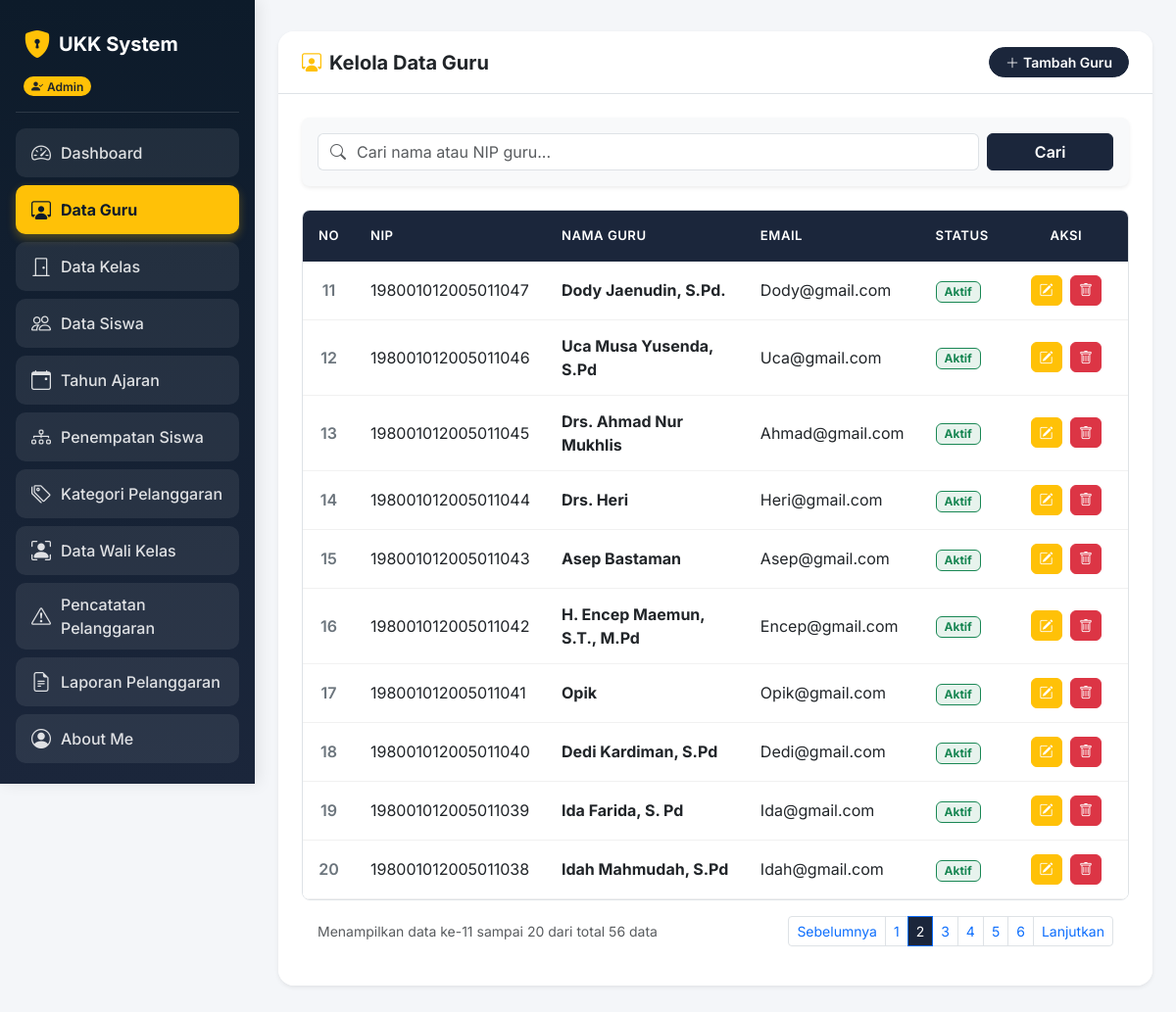
The page /dashboard.php?tab=menu2&halaman=2 (signed in) on the database its author committed.
### tables this page shows
CREATE TABLE `t_guru` (
  `id` int(11) NOT NULL,
  `nip` varchar(30) NOT NULL,
  `nama` varchar(150) DEFAULT NULL,
  `email` varchar(150) NOT NULL,
  `status_aktif` tinyint(1) NOT NULL,
  `user_id` int(11) NOT NULL,
  `created_at` timestamp NOT NULL DEFAULT current_timestamp(),
  `updated_at` timestamp NOT NULL DEFAULT current_timestamp()
);

### tab_guru.php (the view, shortened to what this page needs)
<?php
$batas = 10;
$halaman = isset($_GET['halaman']) ? (int)$_GET['halaman'] : 1;
$halaman_awal = ($halaman > 1) ? ($halaman * $batas) - $batas : 0;
$cari = isset($_GET['cari_guru']) ? mysqli_real_escape_string($koneksi, $_GET['cari_guru']) : '';
$action = $_GET['action'] ?? '';
?>
<div class="container-fluid py-2 px-0">
  <?php if ($action === 'tambah'): ?>
    <div class="row">
      <div class="col-12">
        <form action="dashboard.php?tab=menu2&action=tambah" method="POST">
          <div class="card border-0 shadow-sm rounded-4 overflow-hidden">
            <div class="card-header text-white p-4" style="background: linear-gradient(135deg, #0d1b2a 0%, #1b263b 100%);">
              <h5 class="mb-0 fw-bold"><i class="bi bi-person-plus-fill me-2 text-warning"></i>Tambah Data Guru & Akun Login Baru</h5>
            </div>
            <div class="card-body p-4 bg-white">
              <div class="row g-3 mb-3">
                <div class="col-md-6">
                  <label class="form-label fw-bold">NIP Guru (Maks. 18 Digit)</label>
                  <input type="text" name="nip" class="form-control" maxlength="18" placeholder="Masukkan NIP (Maks 18 angka)" required>
                </div>
                <div class="col-md-6">
                  <label class="form-label fw-bold">Nama Lengkap</label>
                  <input type="text" name="nama" class="form-control" placeholder="Masukkan Nama Guru" required>
                </div>
              </div>
              <div class="row g-3 mb-3">
                <div class="col-md-6">
                  <label class="form-label fw-bold">Email (Untuk Login)</label>
                  <input type="email" name="email" class="form-control" placeholder="contoh@sekolah.sch.id" required>
                </div>
                <div class="col-md-6">
                  <label class="form-label fw-bold">Status Aktif</label>
                  <select name="status_aktif" class="form-select" required>
                    <option value="1">Aktif</option>
                    <option value="0">Tidak Aktif</option>
                  </select>
                </div>
              </div>
              <div class="mb-4">
                <label class="form-label fw-bold">Password Akun Login Guru</label>
                <input type="password" name="password" class="form-control" placeholder="Masukkan password (Default: 123456 jika kosong)">
                <small class="text-muted">*Akun login baru akan otomatis terdaftar dan bisa langsung dipakai guru untuk masuk ke sistem.</small>
              </div>
              <div class="pt-3 border-top d-flex gap-2 justify-content-end">
                <a href="dashboard.php?tab=menu2" class="btn btn-secondary px-4">Batal</a>
                <button type="submit" name="simpan_guru" class="btn text-white px-4 fw-bold" style="background-color: #1b263b; border-color: #1b263b;">Simpan & Buat Akun</button>
              </div>
            </div>
          </div>
        </form>
      </div>
    </div>
  <?php else:
      if (!empty($cari)) {
          $query_total = mysqli_query($koneksi, "SELECT * FROM t_guru WHERE nama LIKE '%$cari%' OR nip LIKE '%$cari%'");
      } else {
          $query_total = mysqli_query($koneksi, "SELECT * FROM t_guru");
      }
      $total_data = ($query_total) ? mysqli_num_rows($query_total) : 0;
      $total_halaman = ceil($total_data / $batas);
  ?>
  <div class="card border-0 shadow-sm rounded-4 overflow-hidden mb-4">
    <div class="card-header bg-white py-3 px-4 border-bottom d-flex flex-wrap justify-content-between align-items-center gap-2">
      <h5 class="fw-bold mb-0 text-dark">
        <i class="bi bi-person-workspace me-2 text-warning"></i>Kelola Data Guru
      </h5>
      <a href="dashboard.php?tab=menu2&action=tambah" class="btn btn-sm px-3 rounded-pill fw-semibold text-white" style="background-color: #1b263b; border-color: #1b263b;">
        <i class="bi bi-plus-lg me-1"></i>Tambah Guru
      </a>
    </div>
    <div class="card-body p-4 bg-white">
      <div class="card border-0 shadow-sm mb-4 rounded-3 bg-light">
        <div class="card-body p-3">
          <form action="dashboard.php" method="GET" class="row g-2 align-items-center">
            <div class="col-md-10">
              <div class="input-group">
                <span class="input-group-text bg-white text-muted border-end-0"><i class="bi bi-search"></i></span>
                <input type="text" name="cari_guru" class="form-control border-start-0 ps-0" placeholder="Cari nama atau NIP guru..." value="<?= htmlspecialchars($cari); ?>">
              </div>
            </div>
            <div class="col-md-2 d-flex gap-2">
              <button type="submit" class="btn w-100 fw-semibold text-white" style="background-color: #1b263b; border-color: #1b263b;">Cari</button>
            </div>
          </form>
        </div>
      </div>
      <div class="table-responsive rounded-3 overflow-hidden border">
        <table class="table table-hover align-middle mb-0">
          <thead>
            <tr>
              <th class="py-3 text-center" style="width: 5%;">NO</th>
              <th class="py-3">NIP</th>
              <th class="py-3">NAMA GURU</th>
              <th class="py-3">EMAIL</th>
              <th class="py-3">STATUS</th>
              <th class="py-3 text-center" style="width: 15%;">AKSI</th>
            </tr>
          </thead>
          <tbody>
            <?php
            if (!empty($cari)) {
                $q_guru = mysqli_query($koneksi, "SELECT * FROM t_guru WHERE nama LIKE '%$cari%' OR nip LIKE '%$cari%' ORDER BY id DESC LIMIT $halaman_awal, $batas");
            } else {
                $q_guru = mysqli_query($koneksi, "SELECT * FROM t_guru ORDER BY id DESC LIMIT $halaman_awal, $batas");
            }
            if ($q_guru && mysqli_num_rows($q_guru) > 0) {
                $no = $halaman_awal + 1;
                while ($g = mysqli_fetch_assoc($q_guru)) {
                    $status_badge = (($g['status_aktif'] ?? 1) == 1) ? '<span class="badge bg-success bg-opacity-10 text-success border border-success px-2 py-1">Aktif</span>' : '<span class="badge bg-secondary bg-opacity-10 text-secondary border px-2 py-1">Tidak Aktif</span>';
            ?>
                    <tr>
                      <td class="text-center fw-semibold text-secondary"><?= $no; ?></td>
                      <td><?= htmlspecialchars($g['nip'] ?? '-'); ?></td>
                      <td class="fw-bold text-dark"><?= htmlspecialchars($g['nama'] ?? '-'); ?></td>
                      <td><?= htmlspecialchars($g['email'] ?? '-'); ?></td>
                      <td><?= $status_badge; ?></td>
                      <td class="text-center">
                        <a href="dashboard.php?tab=menu2&action=edit&id=<?= $g['id']; ?>" class="btn btn-warning btn-sm text-white px-2 py-1 rounded-2 me-1" title="Edit">
                          <i class="bi bi-pencil-square"></i>
                        </a>
                        <a href="guru/guru_hapus.php?id=<?= $g['id']; ?>" class="btn btn-danger btn-sm px-2 py-1 rounded-2" title="Hapus" onclick="return confirm('Yakin ingin menghapus data guru ini?')">
                          <i class="bi bi-trash"></i>
                        </a>
                      </td>
                    </tr>
            <?php
                    $no++;
                }
            } else {
                echo "<tr><td colspan='6' class='text-center py-4 text-muted'>
                        <i class='bi bi-folder2-open display-6 d-block mb-2'></i>
                        Belum ada data guru di database.
                      </td></tr>";
            }
            ?>
          </tbody>
        </table>
      </div>
      <?php if ($total_halaman > 1): ?>
      <div class="card-footer bg-white border-0 py-3 d-flex justify-content-between align-items-center">
        <small class="text-muted">
          Menampilkan data ke-<?= ($halaman_awal + 1); ?> sampai <?= min($halaman_awal + $batas, $total_data); ?> dari total <?= $total_data; ?> data
        </small>
        <nav>
          <ul class="pagination pagination-sm mb-0">
            <li class="page-item <?= ($halaman <= 1) ? 'disabled' : ''; ?>">
              <a class="page-link" href="dashboard.php?tab=menu2&halaman=<?= $halaman - 1; ?><?= !empty($cari) ? '&cari_guru='.$cari : ''; ?>">Sebelumnya</a>
            </li>
            <?php for ($x = 1; $x <= $total_halaman; $x++): ?>
              <li class="page-item <?= ($halaman == $x) ? 'active' : ''; ?>">
                <a class="page-link" style="<?= ($halaman == $x) ? 'background-color: #1b263b; color: white;' : ''; ?>" href="dashboard.php?tab=menu2&halaman=<?= $x; ?><?= !empty($cari) ? '&cari_guru='.$cari : ''; ?>"><?= $x; ?></a>
              </li>
            <?php endfor; ?>
            <li class="page-item <?= ($halaman >= $total_halaman) ? 'disabled' : ''; ?>">
              <a class="page-link" href="dashboard.php?tab=menu2&halaman=<?= $halaman + 1; ?><?= !empty($cari) ? '&cari_guru='.$cari : ''; ?>">Lanjutkan</a>
            </li>
          </ul>
        </nav>
      </div>
      <?php endif; ?>
    </div>
  </div>
  <?php endif; ?>
</div>

### dashboard.php (style rules this page uses)
body { font-family: 'Inter', sans-serif; background-color: #f4f6f9; color: #333; overflow-x: hidden; }
.table thead th { background-color: #1b263b; color: #ffffff; font-weight: 600; text-transform: uppercase; font-size: 0.82rem; letter-spacing: 0.5px; padding: 14px 16px; border: none; }
.table tbody td { padding: 14px 16px; vertical-align: middle; border-color: #f1f1f1; }

### rows shown on the page
t_guru: nip "198001012005011047", nama "Dody Jaenudin, S.Pd.", email "Dody@gmail.com", status_aktif "Aktif"
t_guru: nip "198001012005011046", nama "Uca Musa Yusenda, S.Pd", email "Uca@gmail.com", status_aktif "Aktif"
t_guru: nip "198001012005011045", nama "Drs. Ahmad Nur Mukhlis", email "Ahmad@gmail.com", status_aktif "Aktif"
t_guru: nip "198001012005011044", nama "Drs. Heri", email "Heri@gmail.com", status_aktif "Aktif"
t_guru: nip "198001012005011043", nama "Asep Bastaman", email "Asep@gmail.com", status_aktif "Aktif"
t_guru: nip "198001012005011042", nama "H. Encep Maemun, S.T., M.Pd", email "Encep@gmail.com", status_aktif "Aktif"
t_guru: nip "198001012005011041", nama "Opik", email "Opik@gmail.com", status_aktif "Aktif"
t_guru: nip "198001012005011040", nama "Dedi Kardiman, S.Pd", email "Dedi@gmail.com", status_aktif "Aktif"
t_guru: nip "198001012005011039", nama "Ida Farida, S. Pd", email "Ida@gmail.com", status_aktif "Aktif"
t_guru: nip "198001012005011038", nama "Idah Mahmudah, S.Pd", email "Idah@gmail.com", status_aktif "Aktif"

### other values the page prints
$role "Admin"
$menu['name'] "Dashboard"
$menu['name'] "Data Guru"
$menu['name'] "Data Kelas"
$menu['name'] "Data Siswa"
$menu['name'] "Tahun Ajaran"
$menu['name'] "Penempatan Siswa"
$menu['name'] "Kategori Pelanggaran"
$menu['name'] "Data Wali Kelas"
$menu['name'] "Pencatatan Pelanggaran"
$menu['name'] "Laporan Pelanggaran"
$menu['name'] "About Me"
$halaman_awal + 1 "11"
min($halaman_awal + $batas, $total_data) "20"
$total_data "56"
